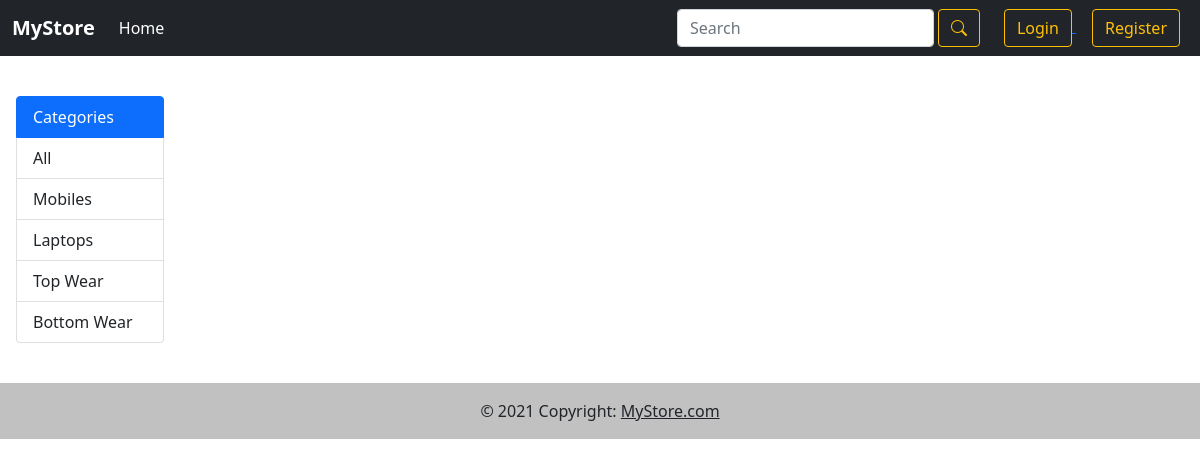
/products, run on an earlier commit of the app's database.
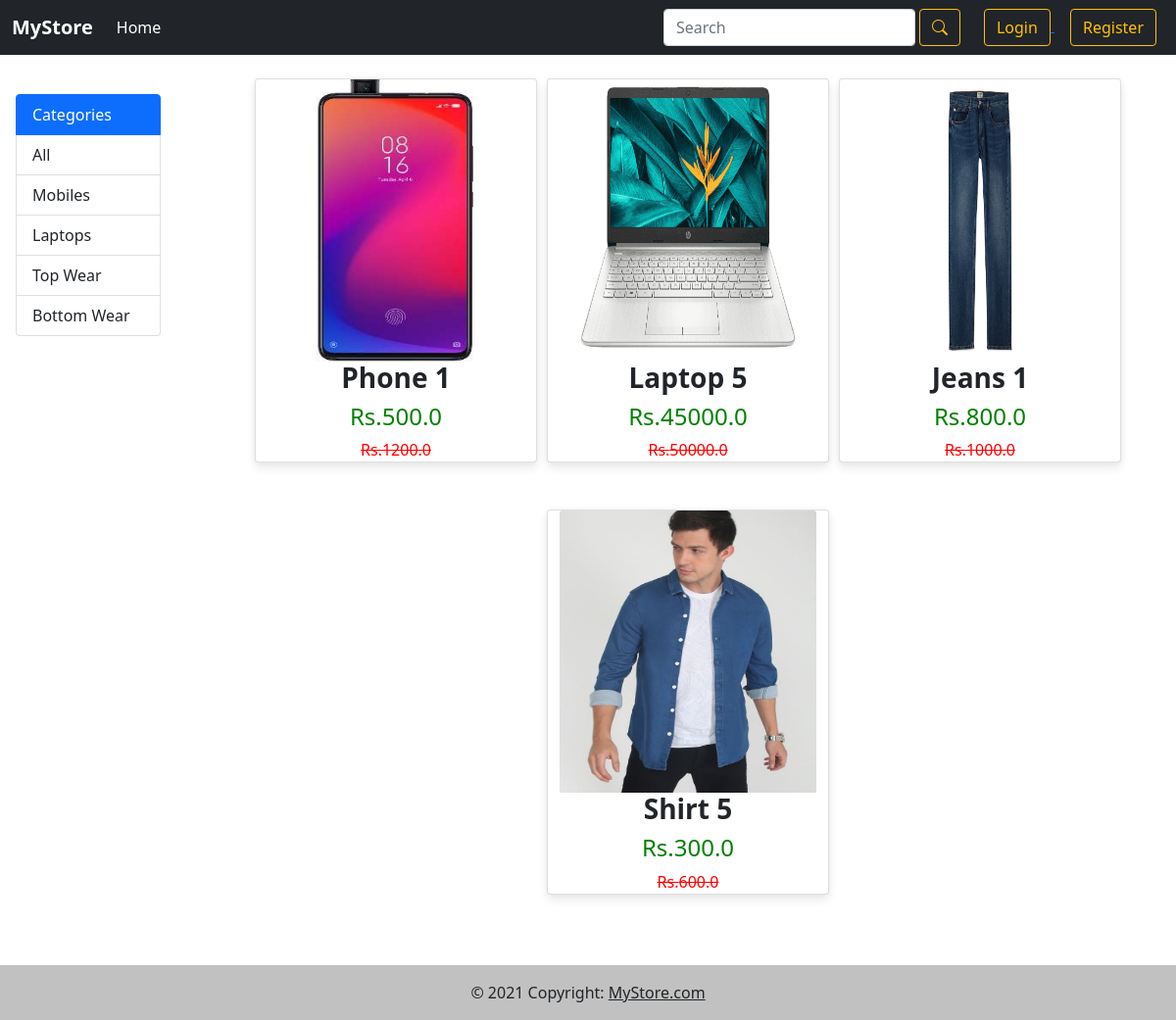
And on a later commit of the database.
### app/models.py (models this page shows, shortened)
class Product(models.Model):
    is_verified = models.BooleanField(default=False)
    name = models.CharField(max_length=300)
    description = models.TextField()
    price = models.FloatField()
    discountedPrice = models.FloatField()
    category = models.CharField(choices=Category_choices, max_length=3)
    brand = models.CharField(max_length=200)
    image = models.ImageField(upload_to='productimg')
    seller = models.IntegerField(default="00")

### app/views.py (the view)
# urls.py: path('products', views.products, name="products"),
def products(request, tag=None):
    if tag==None:
        product = Product.objects.filter(is_verified=True)
    else:
        product = Product.objects.filter(category=tag,is_verified=True)
    return render(request, 'app/product.html', {'product':product})

### app/templates/app/product.html (shortened to what this page needs)
{% extends 'app/base.html' %}
{% block content %}
<div class="row">
    <div class="col-lg-2">
        <div class="list-group p-3">
            <li class="list-group-item active" aria-current="true">Categories</li>
            <a href="{%url 'app:products'%}" class="list-group-item list-group-item-action">All</a>
            <a href="{%url 'app:filter-products' 'M'%}" class="list-group-item list-group-item-action">Mobiles</a>
            <a href="{%url 'app:filter-products' 'L'%}" class="list-group-item list-group-item-action">Laptops</a>
            <a href="{%url 'app:filter-products' 'TW'%}" class="list-group-item list-group-item-action">Top Wear</a>
            <a href="{%url 'app:filter-products' 'BW'%}" class="list-group-item list-group-item-action">Bottom Wear</a>
        </div>
    </div>
    <div id='products' class="col-lg-9 mx-auto">
        <div class="row mx-auto">
            {% for product in product %}
            <div class="card card-hover mx-auto mb-5" id={{product.id}} style="width: 18rem;">
                <a href="{% url 'app:product-detail' product.id%}">
                        <img class="card-img-top" src="{{product.image.url}}" alt="Card image cap" style="height:18rem;">
                </a>
                <div class="card-body m-0 p-0" style="text-align: center;">
                    <h3 class="card-title"><b>{{product.name}}</b></h3>
                    <h4 class="card-text" style="color:green">Rs.{{product.discountedPrice}}</h4>
                    <p class="card-text" style="text-decoration:line-through; color:red">Rs.{{product.price}}
                    </p>
                </div>
            </div>
            {% endfor %}
        </div>
    </div>
</div>
{% endblock %}

What changed in the data, as far as the page shows it:
now on this page (row edited): Product: {{ product.id }} 1 (drawn), image (picture), name "Phone 1", discountedPrice "500.0", price "1200.0"
now on this page (row edited): Product: image (picture), name "Laptop 5", discountedPrice "45000.0", price "50000.0"
now on this page (row edited): Product: image (picture), name "Jeans 1", discountedPrice "800.0", price "1000.0"
added Product: image (picture), name "Shirt 5", discountedPrice "300.0", price "600.0"
